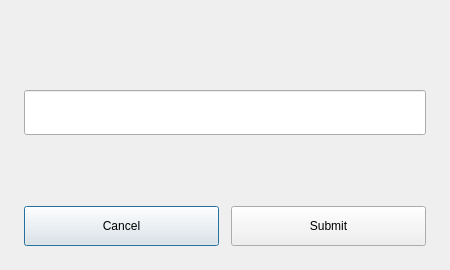
<?xml version="1.0" encoding="utf-8"?>
<ui version="4.0">
 <class>CustomInputDialog</class>
 <widget class="QDialog" name="CustomInputDialog">
  <property name="geometry">
   <rect>
    <x>0</x>
    <y>0</y>
    <width>450</width>
    <height>270</height>
   </rect>
  </property>
  <layout class="QVBoxLayout" name="verticalLayout">
   <property name="spacing">
    <number>12</number>
   </property>
   <property name="leftMargin">
    <number>24</number>
   </property>
   <property name="topMargin">
    <number>24</number>
   </property>
   <property name="rightMargin">
    <number>24</number>
   </property>
   <property name="bottomMargin">
    <number>24</number>
   </property>
   <item>
    <widget class="QLabel" name="titleLbl">
     <property name="wordWrap">
      <bool>true</bool>
     </property>
     <property name="textFormat">
      <enum>Qt::PlainText</enum>
     </property>
     <property name="font">
      <font>
       <pointsize>16</pointsize>
       <bold>true</bold>
      </font>
     </property>
    </widget>
   </item>
   <item>
    <widget class="QLabel" name="promptLbl">
     <property name="textFormat">
      <enum>Qt::PlainText</enum>
     </property>
     <property name="font">
      <font>
       <pointsize>12</pointsize>
      </font>
     </property>
     <property name="wordWrap">
      <bool>true</bool>
     </property>
    </widget>
   </item>
   <item>
    <widget class="QLineEdit" name="inputBox">
     <property name="accessibleName">
      <string>Passcode or allocation key</string>
     </property>
     <property name="minimumSize">
      <size>
       <width>0</width>
       <height>45</height>
      </size>
     </property>
     <property name="font">
      <font>
       <pointsize>12</pointsize>
      </font>
     </property>
     <property name="echoMode">
      <enum>QLineEdit::EchoMode::Password</enum>
     </property>
     <property name="alignment">
      <set>Qt::AlignmentFlag::AlignCenter</set>
     </property>
    </widget>
   </item>
   <item>
    <spacer name="verticalSpacer">
     <property name="orientation">
      <enum>Qt::Orientation::Vertical</enum>
     </property>
     <property name="sizeHint" stdset="0">
      <size>
       <width>0</width>
       <height>0</height>
      </size>
     </property>
    </spacer>
   </item>
   <item>
    <layout class="QHBoxLayout" name="horizontalLayout">
     <item>
      <widget class="QPushButton" name="cancelBtn">
       <property name="minimumSize">
        <size>
         <width>120</width>
         <height>40</height>
        </size>
       </property>
       <property name="cursor">
        <cursorShape>PointingHandCursor</cursorShape>
       </property>
       <property name="text">
        <string>Cancel</string>
       </property>
      </widget>
     </item>
     <item>
      <widget class="QPushButton" name="okBtn">
       <property name="minimumSize">
        <size>
         <width>120</width>
         <height>40</height>
        </size>
       </property>
       <property name="cursor">
        <cursorShape>PointingHandCursor</cursorShape>
       </property>
       <property name="text">
        <string>Submit</string>
       </property>
      </widget>
     </item>
    </layout>
   </item>
  </layout>
 </widget>
 <resources />
 <connections />
 <tabstops>
  <tabstop>inputBox</tabstop>
  <tabstop>okBtn</tabstop>
  <tabstop>cancelBtn</tabstop>
 </tabstops>
</ui>
